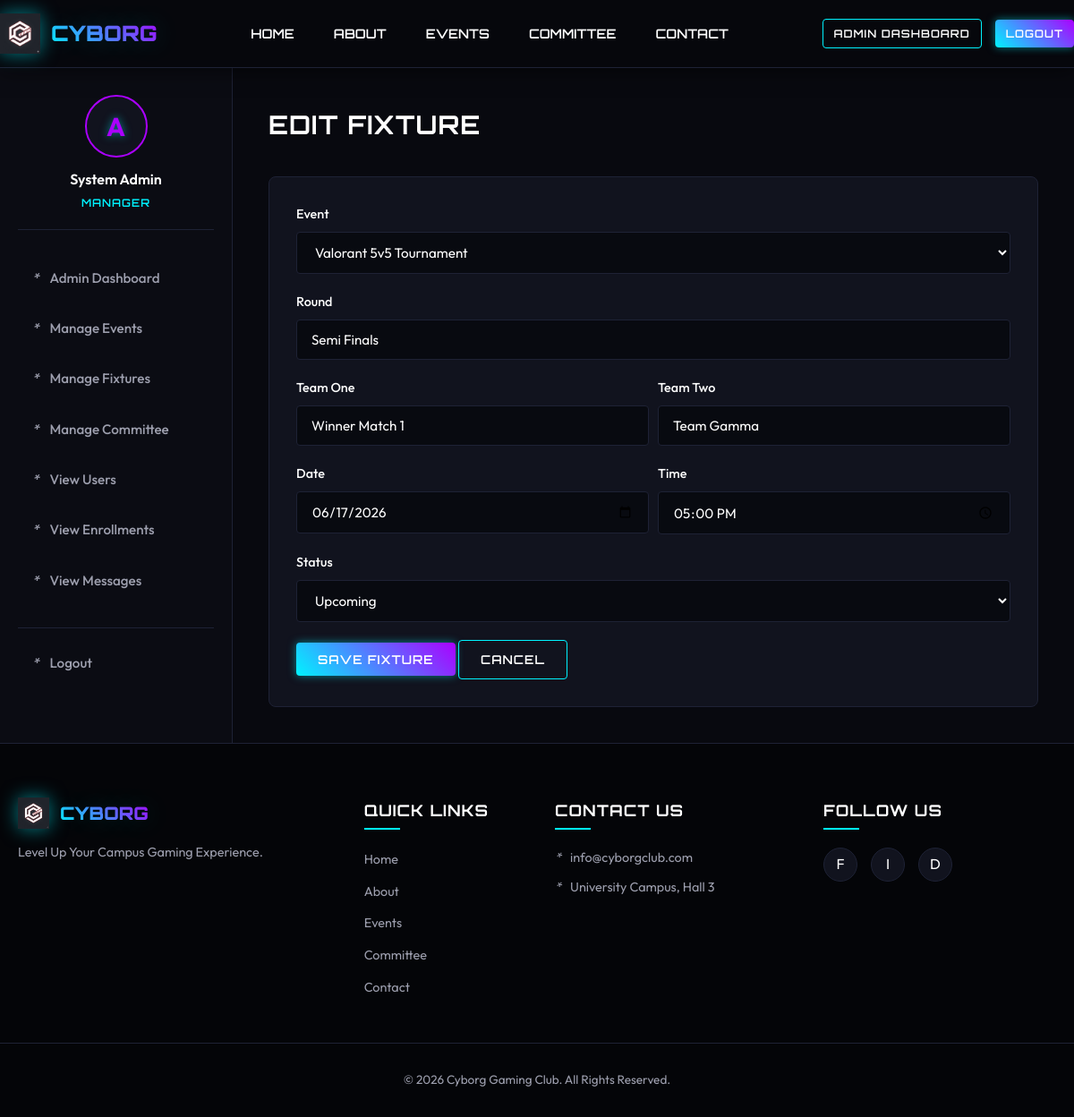
Screenshot of /admin/edit_fixture.php?id=2 (signed in) with the database file from the repository.
### tables this page shows
CREATE TABLE fixtures (
    id INT AUTO_INCREMENT PRIMARY KEY,
    event_id INT NOT NULL,
    round_name VARCHAR(100) NOT NULL,
    team_one VARCHAR(100) NOT NULL,
    team_two VARCHAR(100) NOT NULL,
    match_date DATE NOT NULL,
    match_time TIME NOT NULL,
    status ENUM('upcoming','active','completed') NOT NULL DEFAULT 'upcoming',
    FOREIGN KEY (event_id) REFERENCES events(id) ON DELETE CASCADE
);

CREATE TABLE events (
    id INT AUTO_INCREMENT PRIMARY KEY,
    event_name VARCHAR(150) NOT NULL,
    game_name VARCHAR(100) NOT NULL,
    event_date DATE NOT NULL,
    event_time TIME NOT NULL,
    venue VARCHAR(150) NOT NULL,
    description TEXT,
    rules TEXT,
    prize VARCHAR(150),
    status ENUM('open','upcoming','finished') NOT NULL DEFAULT 'open',
    created_at DATETIME NOT NULL DEFAULT CURRENT_TIMESTAMP
);

### includes/helpers.php (called while the page is built, shortened)
<?php
function h($value) {
    return htmlspecialchars((string)$value, ENT_QUOTES, "UTF-8");
}
?>

### admin/fixture_form.php (the view, shortened to what this page needs)
<?php
$fixture = $fixture ?? ["id"=>"", "event_id"=>"", "round_name"=>"", "team_one"=>"", "team_two"=>"", "match_date"=>"", "match_time"=>"", "status"=>"upcoming"];
$event_options = mysqli_query($conn, "SELECT id, event_name FROM events ORDER BY event_date DESC");
?>
<div class="db-panel"><form action="" method="POST">
    <div class="form-group"><label class="form-label">Event</label><select class="form-control" name="event_id" required><?php while ($event_option = mysqli_fetch_assoc($event_options)): ?><option value="<?php echo (int)$event_option["id"]; ?>" <?php if ((int)$fixture["event_id"] === (int)$event_option["id"]) echo "selected"; ?>><?php echo h($event_option["event_name"]); ?></option><?php endwhile; ?></select></div>
    <div class="form-group"><label class="form-label">Round</label><input class="form-control" name="round_name" value="<?php echo h($fixture["round_name"]); ?>" required></div>
    <div style="display:grid; grid-template-columns: 1fr 1fr; gap:10px;"><div class="form-group"><label class="form-label">Team One</label><input class="form-control" name="team_one" value="<?php echo h($fixture["team_one"]); ?>" required></div><div class="form-group"><label class="form-label">Team Two</label><input class="form-control" name="team_two" value="<?php echo h($fixture["team_two"]); ?>" required></div></div>
    <div style="display:grid; grid-template-columns: 1fr 1fr; gap:10px;"><div class="form-group"><label class="form-label">Date</label><input type="date" class="form-control" name="match_date" value="<?php echo h($fixture["match_date"]); ?>" required></div><div class="form-group"><label class="form-label">Time</label><input type="time" class="form-control" name="match_time" value="<?php echo h($fixture["match_time"]); ?>" required></div></div>
    <div class="form-group"><label class="form-label">Status</label><select class="form-control" name="status"><option value="upcoming" <?php if($fixture["status"]==="upcoming") echo "selected"; ?>>Upcoming</option></select></div>
    <button class="btn btn-primary" type="submit">Save Fixture</button> <a class="btn btn-secondary" href="manage_fixtures.php">Cancel</a>
</form></div>

### assets/css/main.css (style rules this page uses)
:root { --bg-main: #07080d; --bg-card: #11131e; --bg-card-hover: #181b2b; --color-primary: #00f3ff; --color-secondary: #ab00ff; --color-text-white: #ffffff; --color-text-gray: #9d9fae; --color-text-dark: #07080d; --color-danger: #ff0055; --color-success: #00ff66; --border-color: #1e2235; --font-heading: 'Orbitron', sans-serif; --font-body: 'Outfit', sans-serif; --glow-cyan: 0 0 10px rgba(0, 243, 255, 0.5); --glow-purple: 0 0 10px rgba(171, 0, 255, 0.5); --transition-speed: 0.3s; }
* { box-sizing: border-box; margin: 0; padding: 0; }
body { background-color: var(--bg-main); color: var(--color-text-gray); font-family: var(--font-body); line-height: 1.6; overflow-x: hidden; min-height: 100vh; display: flex; flex-direction: column; }
a { color: var(--color-primary); text-decoration: none; transition: all var(--transition-speed) ease; }
.btn { display: inline-block; padding: 10px 24px; font-family: var(--font-heading); font-weight: 600; font-size: 0.85rem; text-transform: uppercase; text-align: center; border: none; border-radius: 4px; cursor: pointer; transition: all var(--transition-speed) ease; letter-spacing: 1px; }
.btn-primary { background: linear-gradient(45deg, var(--color-primary), var(--color-secondary)); color: var(--color-text-white); box-shadow: var(--glow-cyan); }
.btn-secondary { background-color: transparent; color: var(--color-text-white); border: 1px solid var(--color-primary); }
.form-group { margin-bottom: 20px; }
.form-label { display: block; color: var(--color-text-white); margin-bottom: 8px; font-size: 0.9rem; font-weight: 500; }
.form-control { width: 100%; padding: 12px 16px; background-color: rgba(7, 8, 13, 0.8); border: 1px solid var(--border-color); color: var(--color-text-white); border-radius: 4px; font-family: var(--font-body); font-size: 0.95rem; transition: all var(--transition-speed) ease; }

### css/dashboard.css (style rules this page uses)
.db-panel { background-color: var(--bg-card); border: 1px solid var(--border-color); border-radius: 8px; padding: 30px; }

### rows the page displays
fixtures: event_id "Valorant 5v5 Tournament", round_name "Semi Finals", team_one "Winner Match 1", team_two "Team Gamma", match_date "06/17/2026", match_time "17:00:00", status "Upcoming"
